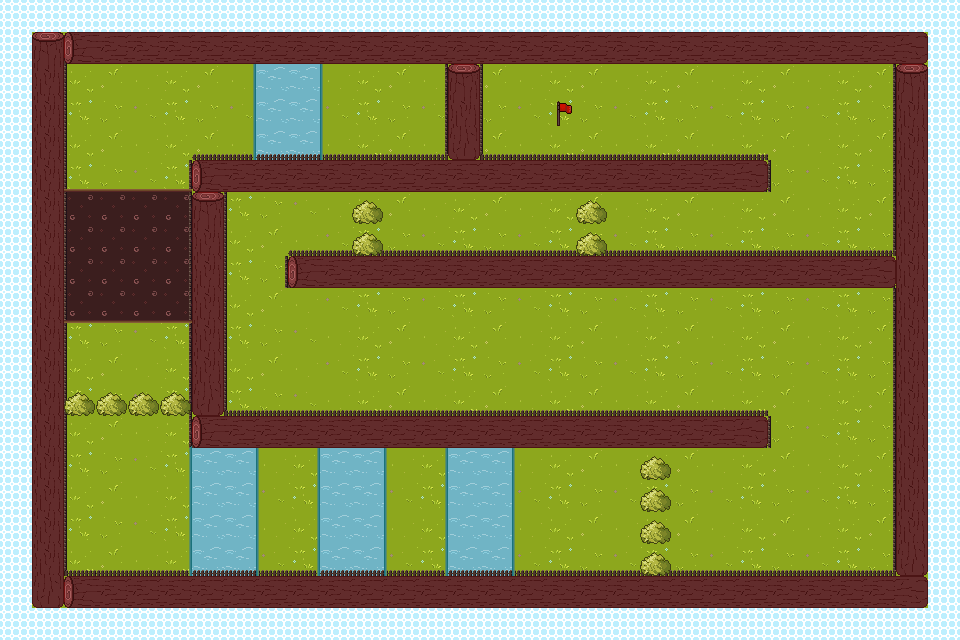

Below is a game level as drawn by its tile map, then a one-line description and the .tmx that defines it (tile-layer data replaced by summaries):
An orthogonal 30x20 tile map with 32x32 px tiles, 3 tile layers (Background, Physics, Decoration) and 3 objects (2x Windmill, Player).

<map version="1.10" tiledversion="1.10.2" orientation="orthogonal" renderorder="left-up" width="30" height="20" tilewidth="32" tileheight="32" infinite="0" nextlayerid="5" nextobjectid="6">
 <tileset firstgid="1" name="Backyard" tilewidth="32" tileheight="32" tilecount="81" columns="9">
  <image source="../BackyardTilemap.png" width="288" height="288" />
  <tile id="14">
   <properties>
    <property name="special" value="bush" />
   </properties>
  </tile>
  <tile id="19">
   <properties>
    <property name="collider" value="bottom" />
    <property name="invertCollider" type="bool" value="false" />
   </properties>
  </tile>
  <tile id="20">
   <properties>
    <property name="collider" value="bottom" />
    <property name="invertCollider" type="bool" value="false" />
   </properties>
  </tile>
  <tile id="21">
   <properties>
    <property name="collider" value="bottom" />
    <property name="invertCollider" type="bool" value="false" />
   </properties>
  </tile>
  <tile id="24">
   <properties>
    <property name="special" value="flag" />
   </properties>
  </tile>
  <tile id="27">
   <properties>
    <property name="collider" value="bottomlefttopright;toprightbottomleft" />
   </properties>
  </tile>
  <tile id="28">
   <properties>
    <property name="collider" value="left" />
    <property name="invertCollider" type="bool" value="true" />
   </properties>
  </tile>
  <tile id="30">
   <properties>
    <property name="collider" value="right" />
    <property name="invertCollider" type="bool" value="true" />
   </properties>
  </tile>
  <tile id="36">
   <properties>
    <property name="collider" value="topleftbottomright;bottomrighttopleft" />
   </properties>
  </tile>
  <tile id="37">
   <properties>
    <property name="collider" value="left" />
    <property name="invertCollider" type="bool" value="true" />
   </properties>
  </tile>
  <tile id="39">
   <properties>
    <property name="collider" value="right" />
    <property name="invertCollider" type="bool" value="true" />
   </properties>
  </tile>
  <tile id="43">
   <properties>
    <property name="slowdown" type="float" value="0.8" />
   </properties>
  </tile>
  <tile id="46">
   <properties>
    <property name="collider" value="left;bottom" />
    <property name="invertCollider" type="bool" value="true" />
   </properties>
  </tile>
  <tile id="47">
   <properties>
    <property name="collider" value="bottom" />
    <property name="invertCollider" type="bool" value="true" />
   </properties>
  </tile>
  <tile id="48">
   <properties>
    <property name="collider" value="right;bottom" />
    <property name="invertCollider" type="bool" value="true" />
   </properties>
  </tile>
  <tile id="70">
   <properties>
    <property name="special" value="water" />
   </properties>
  </tile>
 </tileset>
 <layer id="1" name="Background" width="30" height="20">
  <properties>
   <property name="useTileData" type="bool" value="true" />
  </properties>
  <data>[600 cells, 600 non-empty, 9 distinct tile ids]</data>
 </layer>
 <layer id="2" name="Physics" width="30" height="20">
  <properties>
   <property name="loadCustomColliders" type="bool" value="true" />
  </properties>
  <data>[600 cells, 209 non-empty, 7 distinct tile ids]</data>
 </layer>
 <layer id="4" name="Decoration" width="30" height="20">
  <data>[600 cells, 204 non-empty, 9 distinct tile ids]</data>
 </layer>
 <objectgroup id="3" name="Object Layer 1">
  <object id="1" type="Player" x="384" y="96" width="32" height="32" />
  <object id="4" type="Windmill" x="640" y="352" width="120.2" height="122.2" />
  <object id="5" type="Windmill" x="352" y="352" width="120.2" height="122.2" />
 </objectgroup>
</map>